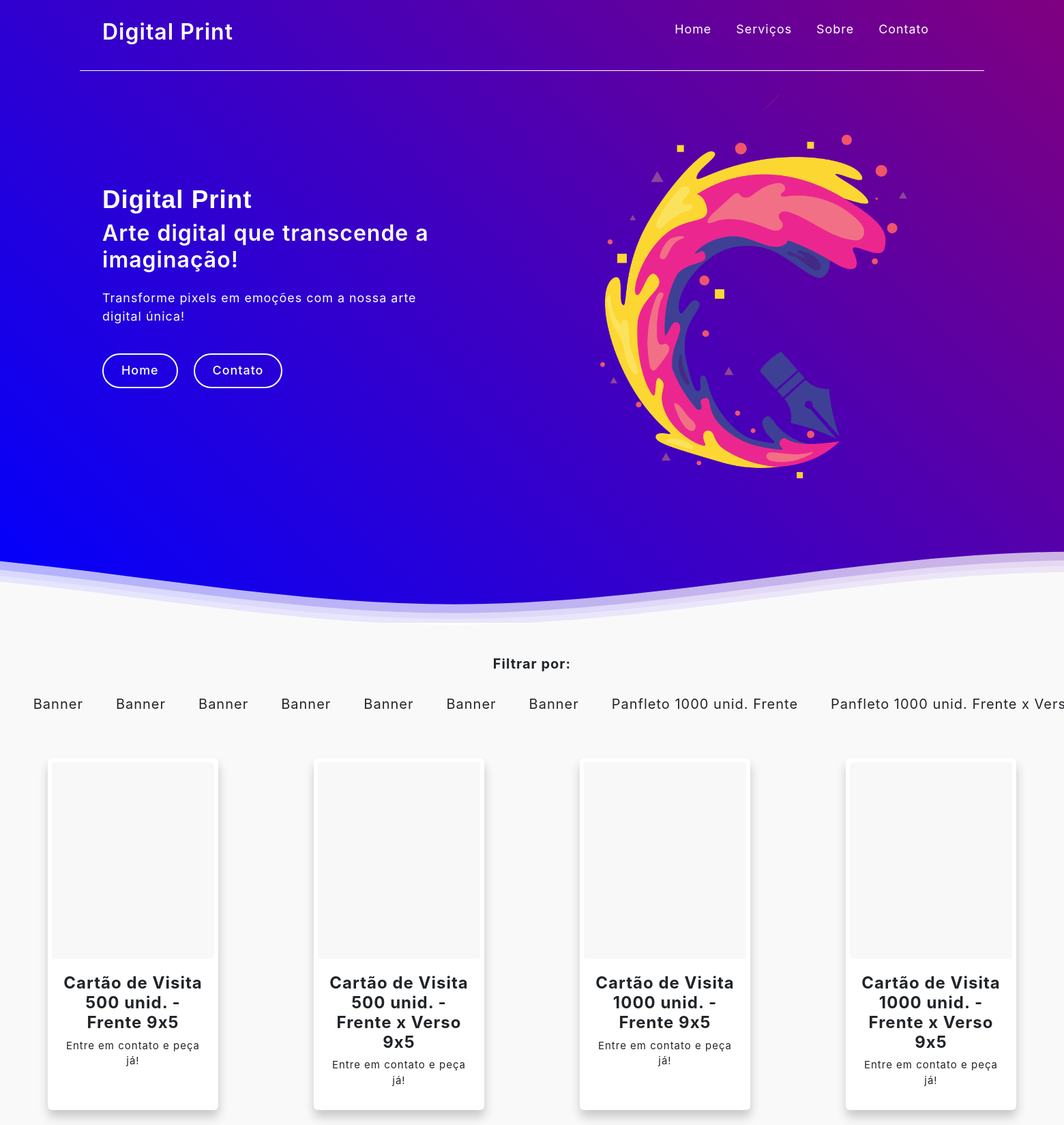
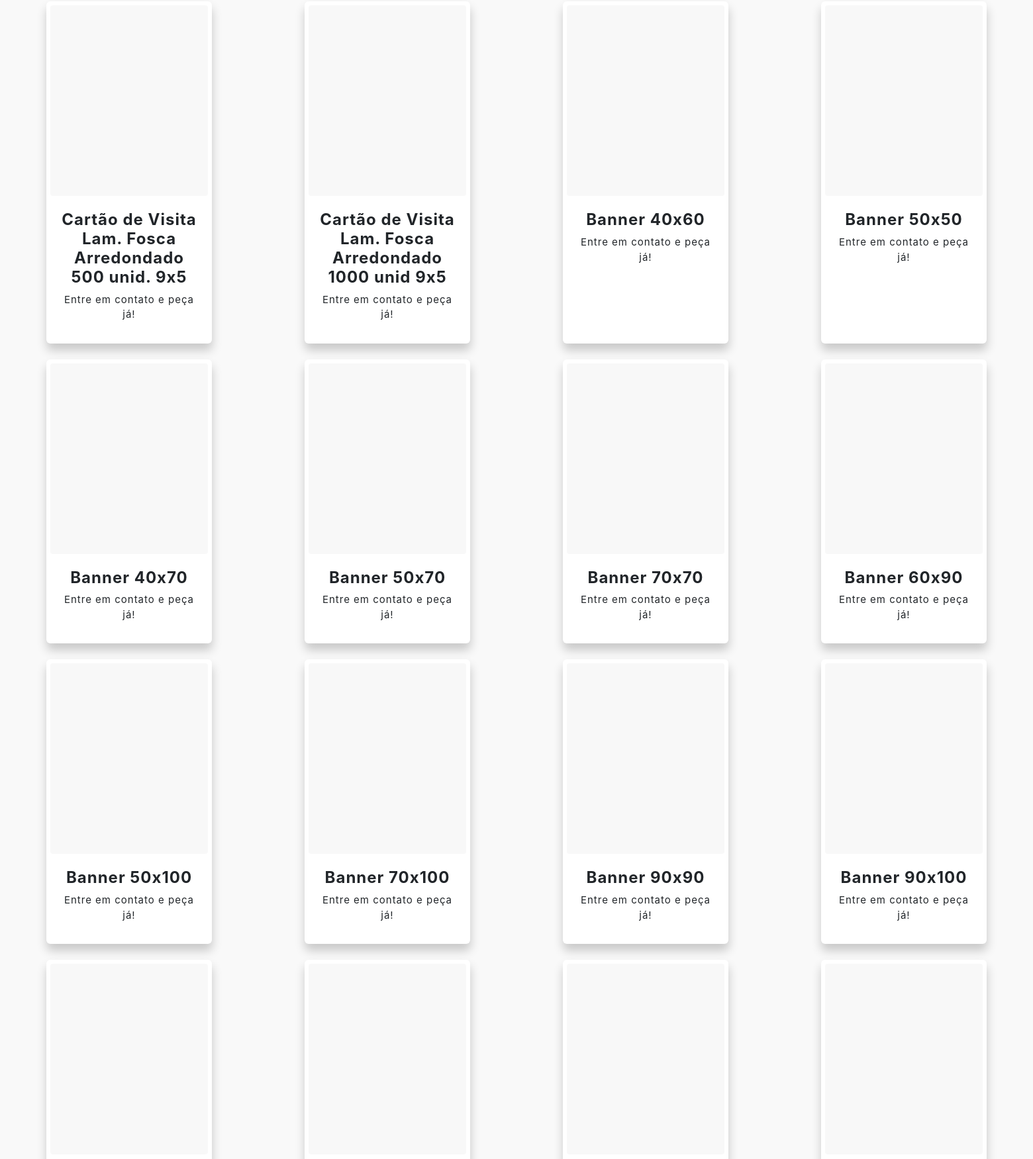
The page /Portifolio/serviços.php (upper part) on the database its author committed (2 pictures, top to bottom).
### tables this page shows
CREATE TABLE `produtos` (
  `codPro` int(5) NOT NULL,
  `codCat` int(5) NOT NULL,
  `nomeExib` varchar(50) NOT NULL,
  `nomeCat` varchar(50) NOT NULL,
  `medida` varchar(50) NOT NULL,
  `valor` decimal(10,0) NOT NULL,
  `imagem` text NOT NULL
);

### Portifolio/serviços.php (the view, shortened to what this page needs)
<?php
$conexao = novaConexao();
try {
    $sql = "SELECT * FROM produtos";
    $stmt = $conexao->prepare($sql);
    $stmt->execute();
    $resultados = $stmt->fetchAll(PDO::FETCH_ASSOC);
    $sql_filtraCat = "SELECT nomeCat FROM produtos";
    $stmt = $conexao->prepare($sql_filtraCat);
    $stmt->execute();
    $filtraCat = $stmt->fetchAll(PDO::FETCH_ASSOC);
} catch (PDOException $e) {
    echo "<p>Erro na conexão: " . $e->getMessage() . "</p>";
}
?>
<!DOCTYPE html>
<html lang="pt-br">
<head>
    <link href="https://cdn.jsdelivr.net/npm/bootstrap@5.3.0/dist/css/bootstrap.min.css" rel="stylesheet">
    <link rel="stylesheet" href="style.css?v=1.2">
    <link rel="stylesheet" href="https://cdn.jsdelivr.net/npm/swiper@11/swiper-bundle.min.css">
    <link rel="stylesheet" href="https://cdn.jsdelivr.net/npm/swiper@11/swiper-bundle.min.css" />
    <link rel="stylesheet" href="https://cdnjs.cloudflare.com/ajax/libs/font-awesome/6.6.0/css/all.min.css">
    <link rel="stylesheet" href="https://cdn.jsdelivr.net/npm/swiper@11/swiper-bundle.min.css" />
</head>
<body>
    <header class="headline">
        <div class="linha" style="border-bottom: white solid 1px;">
            <nav class="navbar navbar-expand-md">
                <a href="index.php" class="nav-logo">
                    <h2 class="logo-text">Digital Print</h2>
                </a>
                <div class="collapse navbar-collapse justify-content-end" id="navegacao">
                    <ul class="nav-menu d-none d-md-flex ml-auto">
                        <li class="nav-item">
                            <a href="index.php" class="nav-link">Home</a>
                        </li>
                        <li class="nav-item">
                            <a href="serviços.php" class="nav-link">Serviços</a>
                        </li>
                        <li class="nav-item">
                            <a href="index.php#sobre" class="nav-link">Sobre</a>
                        </li>
                        <li class="nav-item">
                            <a href="ctt.php" class="nav-link">Contato</a>
                        </li>
                    </ul>
                </div>
            </nav>
        </div>
    </header>
    <main>
        <section class="hero-section">
            <div class="section-content efeito-hero-topo">
                <div class="hero-details">
                    <h2 class="title">Digital Print</h2>
                    <h3 class="subtitle">
                        Arte digital que transcende a imaginação!
                    </h3>
                    <p class="description">Transforme pixels em emoções com a nossa arte digital única!</p>
                    <div class="buttons">
                        <a href="index.php" class="button contact-us">Home</a>
                        <a href="ctt.php" class="button contact-us">Contato</a>
                    </div>
                </div>
                <div class="hero-image-wrapper">
                    <img src="img/inovadorV2.png" class="hero-image-2 Principal" />
                </div>
            </div>
            <div>
            </div>
        </section>
    </main>
    <main class="mb-5" id="galeria">
        <div class="container-fluid mb-4 mt-5">
            <div class="row justify-content-center text-center">
                <div class="dropdown">
                    <form method="POST">
                        <h5><strong>Filtrar por:</strong></h5>
                        <ul class="flex-row d-flex justify-content-center filtro">
                            <?php foreach ($filtraCat as $registro): ?>
                                <li class="m-4">
                                    <button type="submit" class="dropdown-item btnFiltro" name="filtraCat"
                                        value="<?php echo htmlspecialchars($registro['nomeCat']); ?>">
                                        <?php echo htmlspecialchars($registro['nomeCat']); ?>
                                    </button>
                                </li>
                            <?php endforeach; ?>
                        </ul>
                    </form>
                </div>
            </div>
        </div>
        <div class="container-fluid">
            <div class="row justify-content-center text-center">
                <?php
                $contagem = 0;
                foreach ($resultados as $resultado) {
                    $imagem = !empty($resultado['imagem']) ? htmlspecialchars($resultado['imagem']) : 'img1/default.jpg';
                    if ($contagem % 4 === 0 && $contagem > 0) {
                        echo '</div><div class="row justify-content-center text-center">';
                    }
                ?>
                    <div class="mb-4 servicoImgs col-sm-12 col-xl-3">
                        <div class="card">
                            <div class="card-header"
                                style="background-image: url(../Sistema/produto/<?php echo $imagem; ?>)"
                                id="<?php echo htmlspecialchars($resultado['nomeCat']); ?>">
                            </div>
                            <div class="card-body">
                                <h5 class="card-title">
                                    <?php echo htmlspecialchars($resultado['nomeCat'] . " " . $resultado['medida']); ?>
                                </h5>
                                <p>Entre em contato e peça já!</p>
                            </div>
                        </div>
                    </div>
                <?php
                    $contagem++;
                }
                ?>
            </div>
        </div>
    </main>
</body>
</html>

### Portifolio/style.css (style rules this page uses)
* { margin: 0; padding: 0; box-sizing: border-box; }
html, body { height: 100%; background-color: rgb(249, 249, 249); }
body { display: flex; flex-direction: column; min-height: 100vh; }
main { flex-grow: 1; }
.waves { position: relative; width: 100%; height: 15vh; margin-bottom: -7px; min-height: 100px; max-height: 150px; }
nav ul { margin-right: 30px; }
.card { width: 250px; }
:root { --color-neutral-0: #0e0c0c; --color-neutral-10: #171717; --color-neutral-30: #a8a29e; --color-neutral-40: #f5f5f5; }
* { font-family: 'inter', sans-serif; margin: 0; padding: 0; box-sizing: border-box; letter-spacing: 1px; }
.Principal { animation: example 1.7s infinite ease-in-out; }
.linha { border-bottom: 1px solid rgba(110, 120, 130, 0.4); width: 85%; margin: 0 auto; }
.efeito-hero-topo, .headline { visibility: hidden; }
:root { --white-color: #fff; --dark-color: #252525; --primary-color: #3b141c; --secondary-color: #f3961c; --light-pink-color: #faf4f5; --medium-gray-color: #ccc; --font-size-s: 0.9rem; --font-size-n: 1rem; --font-size-m: 1.12rem; --font-size-l: 1.5rem; --font-size-xl: 2rem; --font-size-xxl: 2.3rem; --font-weight-normal: 400; --font-weight-medium: 500; --font-weight-semibold: 600; --font-weight-bold: 700; --border-radius-s: 8px; --border-radius-m: 30px; --border-radius-circle: 50%; --site-max-width: 1300px; }
html { scroll-behavior: smooth; }
ul { list-style: none; }
a { text-decoration: none; }
button { cursor: pointer; background: none; border: none; }
:where(section, footer) .section-content { margin: 0 auto; padding: 0 20px; max-width: var(--site-max-width); }
header { z-index: 5; width: 100%; position: absolute; }
header .navbar { display: flex; padding: 20px; align-items: center; margin: 0 auto; justify-content: space-between; max-width: var(--site-max-width); }
.navbar .nav-logo .logo-text { color: var(--white-color); font-size: var(--font-size-xl); font-weight: var(--font-weight-semibold); }
.navbar { gap: 10px; display: flex; }
.navbar .nav-link { padding: 10px 18px; color: white; font-size: var(--font-size-m); border-radius: var(--border-radius-m); transition: 0.3s ease; }
.hero-section { min-height: 100vh; background-image: linear-gradient(45deg, blue, purple); }
.hero-section .section-content { display: flex; padding-top: 40px; align-items: center; min-height: 100vh; justify-content: space-between; }
.hero-section .hero-details { color: var(--white-color); }
.hero-section .hero-details .title { font-size: var(--font-size-xxl); color: white; font-weight: bold; font-family: "Miniver", sans-serif; }
.hero-section .hero-details .subtitle { margin-top: 8px; max-width: 70%; font-size: var(--font-size-xl); font-weight: var(--font-weight-semibold); }
.hero-section .hero-details .description { max-width: 70%; margin: 24px 0 40px; font-size: var(--font-size-m); }
.hero-section .hero-details .buttons { display: flex; gap: 23px; }
.hero-section .hero-details .button { padding: 10px 26px; display: block; border: 2px solid transparent; border-radius: var(--border-radius-m); color: var(--primary-color); font-size: var(--font-size-m); font-weight: var(--font-weight-medium); transition: 0.3s ease; }
.hero-section .hero-details .button:hover, .hero-section .hero-details .button.contact-us { color: var(--white-color); border-color: var(--white-color); background: transparent; }
.hero-section .hero-image-wrapper { max-width: 500px; margin-right: 30px; }
.subtitle { text-align: justify; }
.hero-image-2 { width: 90%; }
.servicoImgs { display: flex; justify-content: center; }
.servicoImgs .card { box-shadow: 0.5px 10px 15px rgba(0, 0, 0, 0.2); border: none; }
.servicoImgs .card-header { height: 300px; border: none; }
.servicoImgs .card-header { border: white solid 6px; border-radius: 10px; background-size: cover; background-repeat: no-repeat; background-position: center; }
.servicoImgs .card-body p { font-size: 15px; }
.servicoImgs .card-body h5 { font-weight: bold; font-size: 24px; }
.filtro li { font-size: 20px; }

### rows shown on the page
produtos: nomeCat+medida "Cartão de Visita 500 unid. - Frente 9x5"
produtos: nomeCat+medida "Cartão de Visita 500 unid. - Frente x Verso 9x5"
produtos: nomeCat+medida "Cartão de Visita 1000 unid. - Frente 9x5"
produtos: nomeCat+medida "Cartão de Visita 1000 unid. - Frente x Verso 9x5"
produtos: nomeCat+medida "Cartão de Visita Lam. Fosca Arredondado 500 unid. 9x5"
produtos: nomeCat+medida "Cartão de Visita Lam. Fosca Arredondado 1000 unid 9x5"
produtos: nomeCat+medida "Banner 40x60"
produtos: nomeCat+medida "Banner 50x50"
produtos: nomeCat+medida "Banner 40x70"
produtos: nomeCat+medida "Banner 50x70"
produtos: nomeCat+medida "Banner 70x70"
produtos: nomeCat+medida "Banner 60x90"
produtos: nomeCat+medida "Banner 50x100"
produtos: nomeCat+medida "Banner 70x100"
produtos: nomeCat+medida "Banner 90x90"
produtos: nomeCat+medida "Banner 90x100"

### other values the page prints
$registro['nomeCat'] "Banner"
$registro['nomeCat'] "Panfleto 1000 unid. Frente"
$registro['nomeCat'] "Panfleto 1000 unid. Frente x…"
